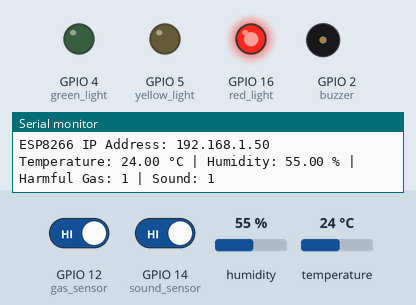
Recording of a sketch running on a simulated ESP8266 (NodeMCU). Parts: output pins drawn as LEDs (lit = HIGH), buzzer (waves = sounding, pin HIGH), the last lines printed to the serial monitor. The inputs (shaded band) are chosen by the test bench; at power-on: GPIO 12 (gas_sensor) HIGH, GPIO 14 (sound_sensor) HIGH, humidity 55 %, temperature 24 °C. WiFi joins after 1.5 s; servers stay silent unless stated.

Above: at 3.0 s.
3.1 s: GPIO 12 (gas_sensor) driven LOW
At 6.6 s:
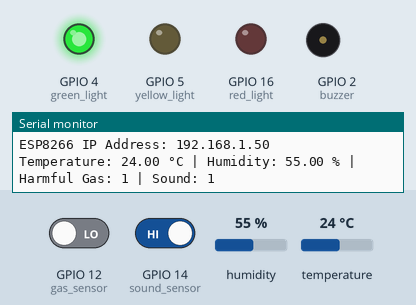
10.1 s: GPIO 12 (gas_sensor) driven HIGH
At 15.3 s:
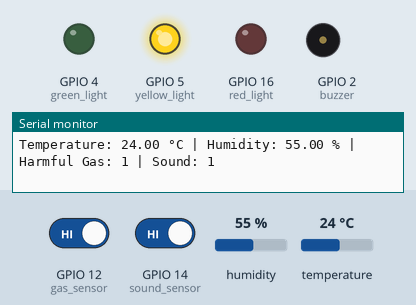
24.1 s: GPIO 14 (sound_sensor) driven LOW
At 24.7 s:
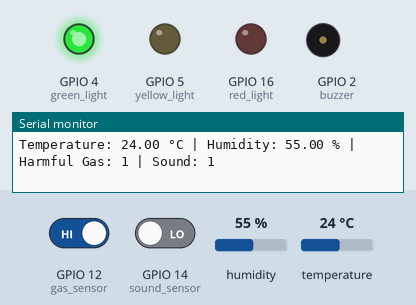
Timing chart, 0 to 27.1 s (numbered marks = the images above; inputs shaded):
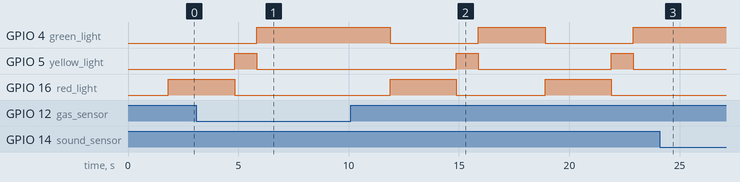

The sketch:

Smart_Automation_Traffic_Controller.ino
```cpp
#define DHTPIN 13       // D5
#define DHTTYPE DHT11

#define buzzer 2        // D4
#define gas_sensor 12   // D6
#define sound_sensor 14 // D5

#define red_light 16    // D0
#define yellow_light 5  // D1
#define green_light 4   // D2

// WiFi Credentials
const char* ssid = "yourWifiName";        // Enter SSID
const char* password = "yourPassword";   // Enter Password

// Blynk Credentials
#define BLYNK_TEMPLATE_ID "TMPL3jtxHKL"
#define BLYNK_TEMPLATE_NAME "traffic monitoring"
#define BLYNK_AUTH_TOKEN "t4GEo578KJq-ICcV6NF1W4Sc_yCdI_A3"

#include <DHT.h>
#include <ESP8266WiFi.h>
#include <BlynkSimpleEsp8266.h>

DHT dht(DHTPIN, DHTTYPE);

float temperature, humidity;
int sound, harmfulgas;
BlynkTimer timer;

void setup() {
  Serial.begin(115200);         // Start serial communication
  dht.begin();

  pinMode(buzzer, OUTPUT);
  pinMode(gas_sensor, INPUT);
  pinMode(sound_sensor, INPUT);

  pinMode(red_light, OUTPUT);
  pinMode(yellow_light, OUTPUT);
  pinMode(green_light, OUTPUT);

  Blynk.begin(BLYNK_AUTH_TOKEN, ssid, password);

  // Run myTimer every 1 second
  timer.setInterval(1000L, myTimer);

  // Wait for WiFi connection
  while (WiFi.status() != WL_CONNECTED) {
    delay(500);
    Serial.print("*");
  }

  Serial.println("\nWiFi connection Successful");
  Serial.print("ESP8266 IP Address: ");
  Serial.println(WiFi.localIP());
}

void myTimer() {
  Blynk.virtualWrite(V0, temperature);
  Blynk.virtualWrite(V1, humidity);
  Blynk.virtualWrite(V2, !sound);
  Blynk.virtualWrite(V3, !harmfulgas);
}

void loop() {
  sound = digitalRead(sound_sensor);
  harmfulgas = digitalRead(gas_sensor);
  humidity = dht.readHumidity();
  temperature = dht.readTemperature();

  if (isnan(humidity) || isnan(temperature)) {
    Serial.println(F("Failed to read from DHT sensor!"));
    return;
  }

  Serial.print("Temperature: ");
  Serial.print(temperature);
  Serial.print(" °C | Humidity: ");
  Serial.print(humidity);
  Serial.print(" % | Harmful Gas: ");
  Serial.print(harmfulgas);
  Serial.print(" | Sound: ");
  Serial.println(sound);

  // If ambulance or gas detected → GREEN light
  if (harmfulgas == 0 || sound == 0) {
    traffic_light(0, 0, 1); // GREEN
    delay(3000);
  } else {
    traffic_light(1, 0, 0); // RED
    delay(3000);
    traffic_light(0, 1, 0); // YELLOW
    delay(1000);
    traffic_light(0, 0, 1); // GREEN
    delay(3000);
  }

  Blynk.run();   // Blynk connection handler
  timer.run();   // BlynkTimer handler
}

void traffic_light(int r, int y, int g) {
  digitalWrite(red_light, r);
  digitalWrite(yellow_light, y);
  digitalWrite(green_light, g);
}
```

Measured:
- after the input at 3.1 s, GPIO 4 (green_light): goes on until 5.8 s, then stays HIGH; GPIO 16 (red_light): goes on until 4.8 s, then stays LOW
- after the input at 10.1 s, GPIO 4 (green_light), GPIO 16 (red_light): alternates HIGH for 3.0 s and LOW for 4.0 s, starting after 1.8 s; GPIO 5 (yellow_light): alternates HIGH for 1.0 s and LOW for 6.0 s, starting after 4.8 s
- after the input at 24.1 s, GPIO 4 (green_light): stops changing and stays HIGH; GPIO 5 (yellow_light), GPIO 16 (red_light): stops changing and stays LOW
